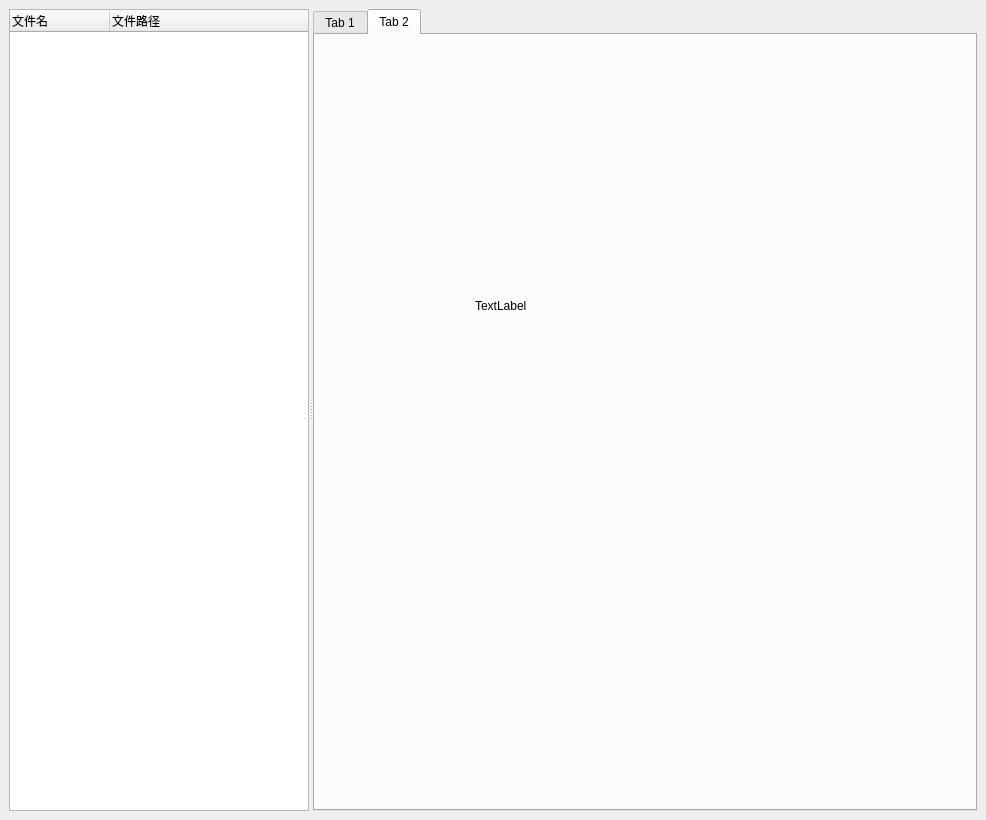
<?xml version="1.0" encoding="UTF-8"?>
<ui version="4.0">
 <class>MainWindow</class>
 <widget class="QMainWindow" name="MainWindow">
  <property name="geometry">
   <rect>
    <x>0</x>
    <y>0</y>
    <width>986</width>
    <height>820</height>
   </rect>
  </property>
  <property name="windowTitle">
   <string>MainWindow</string>
  </property>
  <widget class="QWidget" name="centralwidget">
   <property name="sizePolicy">
    <sizepolicy hsizetype="Expanding" vsizetype="Expanding">
     <horstretch>0</horstretch>
     <verstretch>0</verstretch>
    </sizepolicy>
   </property>
   <layout class="QHBoxLayout" name="horizontalLayout_2">
    <item>
     <layout class="QHBoxLayout" name="horizontalLayout">
      <item>
       <widget class="QSplitter" name="splitter">
        <property name="sizePolicy">
         <sizepolicy hsizetype="Expanding" vsizetype="Expanding">
          <horstretch>0</horstretch>
          <verstretch>0</verstretch>
         </sizepolicy>
        </property>
        <property name="orientation">
         <enum>Qt::Horizontal</enum>
        </property>
        <widget class="QTreeWidget" name="treeWidget_2">
         <property name="sizePolicy">
          <sizepolicy hsizetype="Expanding" vsizetype="Expanding">
           <horstretch>0</horstretch>
           <verstretch>0</verstretch>
          </sizepolicy>
         </property>
         <property name="minimumSize">
          <size>
           <width>300</width>
           <height>0</height>
          </size>
         </property>
         <column>
          <property name="text">
           <string notr="true">文件名</string>
          </property>
         </column>
         <column>
          <property name="text">
           <string>文件路径</string>
          </property>
         </column>
        </widget>
        <widget class="QTabWidget" name="tabWidget">
         <property name="sizePolicy">
          <sizepolicy hsizetype="Expanding" vsizetype="Expanding">
           <horstretch>1</horstretch>
           <verstretch>1</verstretch>
          </sizepolicy>
         </property>
         <property name="currentIndex">
          <number>1</number>
         </property>
         <widget class="QWidget" name="tab_3">
          <attribute name="title">
           <string>Tab 1</string>
          </attribute>
          <widget class="QTableView" name="tableView">
           <property name="geometry">
            <rect>
             <x>0</x>
             <y>0</y>
             <width>651</width>
             <height>741</height>
            </rect>
           </property>
           <property name="sizePolicy">
            <sizepolicy hsizetype="Expanding" vsizetype="Expanding">
             <horstretch>0</horstretch>
             <verstretch>0</verstretch>
            </sizepolicy>
           </property>
          </widget>
         </widget>
         <widget class="QWidget" name="tab_4">
          <attribute name="title">
           <string>Tab 2</string>
          </attribute>
          <widget class="QLabel" name="label">
           <property name="geometry">
            <rect>
             <x>160</x>
             <y>90</y>
             <width>351</width>
             <height>361</height>
            </rect>
           </property>
           <property name="text">
            <string>TextLabel</string>
           </property>
          </widget>
         </widget>
        </widget>
       </widget>
      </item>
     </layout>
    </item>
   </layout>
  </widget>
  <widget class="QMenuBar" name="menubar">
   <property name="geometry">
    <rect>
     <x>0</x>
     <y>0</y>
     <width>986</width>
     <height>26</height>
    </rect>
   </property>
  </widget>
 </widget>
 <resources/>
 <connections/>
</ui>
